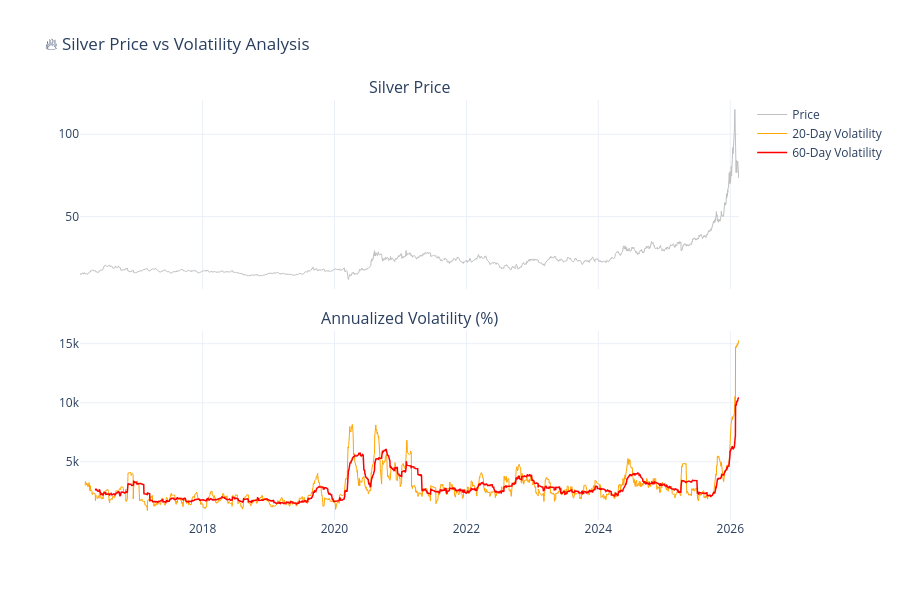

The notebook cell saved with this chart:
### Markdown cell above
### 3.3 Volatility Analysis

### Code cell
# Rolling Volatility (20-day and 60-day)
df['Volatility_20'] = df['Returns'].rolling(window=20).std() * np.sqrt(252) * 100  # Annualized
df['Volatility_60'] = df['Returns'].rolling(window=60).std() * np.sqrt(252) * 100

fig = make_subplots(rows=2, cols=1, shared_xaxes=True,
                    subplot_titles=('Silver Price', 'Annualized Volatility (%)'),
                    vertical_spacing=0.1)

fig.add_trace(go.Scatter(x=df['Date'], y=df['Close'], name='Price',
                         line=dict(color='silver', width=1)),
              row=1, col=1)

fig.add_trace(go.Scatter(x=df['Date'], y=df['Volatility_20'], name='20-Day Volatility',
                         line=dict(color='orange', width=1)),
              row=2, col=1)
fig.add_trace(go.Scatter(x=df['Date'], y=df['Volatility_60'], name='60-Day Volatility',
                         line=dict(color='red', width=1.5)),
              row=2, col=1)

fig.update_layout(height=600, template='plotly_white',
                  title='🔥 Silver Price vs Volatility Analysis')
fig.show()

# Volatility Statistics
print("📊 VOLATILITY STATISTICS")
print("=" * 50)
print(f"Current 20-Day Volatility: {df['Volatility_20'].iloc[-1]:.2f}%")
print(f"Current 60-Day Volatility: {df['Volatility_60'].iloc[-1]:.2f}%")
print(f"Average 20-Day Volatility: {df['Volatility_20'].mean():.2f}%")
print(f"Max 20-Day Volatility: {df['Volatility_20'].max():.2f}%")

### Figure 1 — Plotly figure (JSON) as saved in the notebook; plotly's stock layout.template omitted (floating-point values rounded to 4 significant figures; data arrays with more than 128 entries replaced by an {"elided": "..."} marker saying what was removed)
{"data": [{"line": {"color": "silver", "width": 1}, "name": "Price", "type": "scatter", "x": {"elided": "2512 str values"}, "xaxis": "x", "y": {"elided": "2512 float values"}, "yaxis": "y"}, {"line": {"color": "orange", "width": 1}, "name": "20-Day Volatility", "type": "scatter", "x": {"elided": "2512 str values"}, "xaxis": "x2", "y": {"elided": "2512 float values"}, "yaxis": "y2"}, {"line": {"color": "red", "width": 1.5}, "name": "60-Day Volatility", "type": "scatter", "x": {"elided": "2512 str values"}, "xaxis": "x2", "y": {"elided": "2512 float values"}, "yaxis": "y2"}], "layout": {"annotations": [{"font": {"size": 16}, "showarrow": false, "text": "Silver Price", "x": 0.5, "xanchor": "center", "xref": "paper", "y": 1, "yanchor": "bottom", "yref": "paper"}, {"font": {"size": 16}, "showarrow": false, "text": "Annualized Volatility (%)", "x": 0.5, "xanchor": "center", "xref": "paper", "y": 0.45, "yanchor": "bottom", "yref": "paper"}], "height": 600, "title": {"text": "🔥 Silver Price vs Volatility Analysis"}, "xaxis": {"anchor": "y", "domain": [0, 1], "matches": "x2", "showticklabels": false}, "xaxis2": {"anchor": "y2", "domain": [0, 1]}, "yaxis": {"anchor": "x", "domain": [0.55, 1]}, "yaxis2": {"anchor": "x2", "domain": [0, 0.45]}}}
